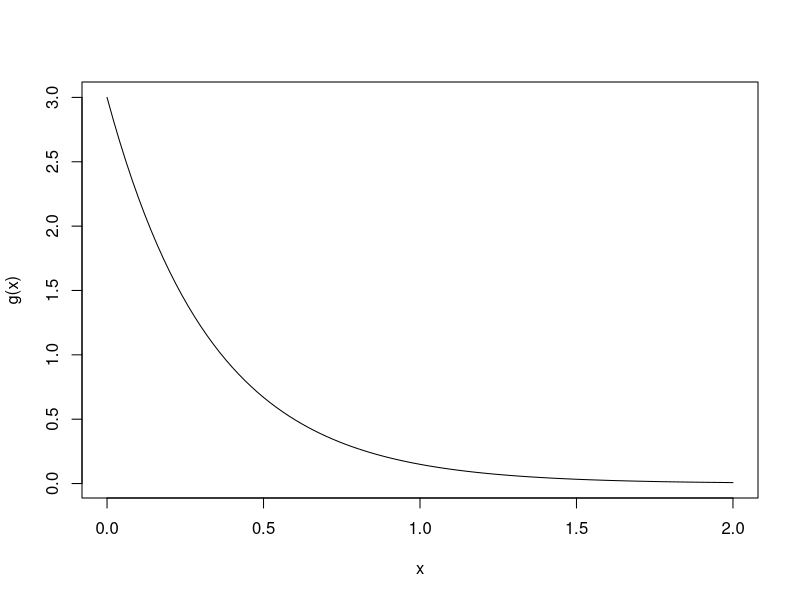

R code for this plot: (Note: this script raises an error after producing the figure.)
## ---- chunk 1
curve(dexp(x, rate = 3), xlim = c(0, 2), ylab = "g(x)")
## ---- chunk 2
question("On the graph above, where is $g'(x)$ greatest?",
    answer("x = 0", message = "Remember that $g'(x) < 0$"),
    answer("x = 1", message = "Remember that $g'(x) < 0$"),
    answer("x = 2", correct = TRUE),
    allow_retry = T
  )
## ---- chunk 3
curve(dchisq(x, 4), xlim = c(1, 4), ylab = "g(x)")
## ---- chunk 4
question("On the graph above, where is $g'(x)$ greatest?",
    answer("x = 1", correct = TRUE),
    answer("x = 2"),
    answer("x = 3"),
    answer("x = 4"),
    allow_retry = T
  )
## ---- chunk 5
question("On the same graph above, where does $g'(x) = 0$?",
    answer("x = 1"),
    answer("x = 2", correct = TRUE),
    answer("x = 3"),
    answer("x = 4"),
    allow_retry = T
  )
## ---- chunk 6
curve(dbeta(x, .2, .2), xlim = c(0, 1), ylab = "g(x)")
## ---- chunk 7
question("Which value of $x$ maximizes $g(x) = -2x^2 + x - 3$?",
    answer("x = -4"),
    answer("x = -1/4"),
    answer("x = 0"),
    answer("x = 1"),
    answer("x = 1/4", correct = TRUE),
    answer("x = 4"),
    allow_retry = T
  )
## ---- chunk 8
par(mfrow = c(1, 2))
curve((-2*x^2 + x - 3), xlim = c(-3, 4), ylab = "g(x)", main = expression(-2*x^2 + x - 3))
abline(h = -2.875, lty = "dotted", col = "grey")
abline(v = .25, lty = "dotted", col = "grey")
curve((-4*x + 1), xlim = c(-3, 4), ylab = "g'(x)", main = expression(-4*x + 1))
abline(h = 0, lty = "dotted", col = "grey")
abline(v = .25, lty = "dotted", col = "grey")
par(mfrow = c(1, 1))
## ---- chunk 9
func <- function(x) 2*x^3 + 3*x^2 + 4
curve(func, xlim = c(-2, 3), ylab = "f(x)")
coord_x <- c(-2, seq(-2, 2, length.out = 1000), 2)
coord_y <- c(0, func(seq(-2, 2, length.out = 1000)), 0)
polygon(coord_x, coord_y, col = "skyblue")
## ---- chunk 10
func <- function(x) 2*x^3 + 3*x^2 + 4
curve(func, xlim = c(-2, 3), ylab = "f(x)")
coord_x <- c(1, seq(1, 3, length.out = 1000), 3)
coord_y <- c(0, func(seq(1, 3, length.out = 1000)), 0)
polygon(coord_x, coord_y, col = "purple")
## ---- chunk 11
question("Which limits of integration would lead to the largest integral for the above function?",
    answer("-2, 2"),
    answer("1, 3", correct = TRUE),
    answer("0, 2"),
    answer("-2, 0"),
    allow_retry = T
  )
